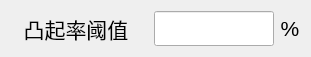
  <widget class="QWidget" name="layoutWidget_11">
   <property name="geometry">
    <rect>
     <x>70</x>
     <y>630</y>
     <width>297</width>
     <height>37</height>
    </rect>
   </property>
   <layout class="QHBoxLayout" name="horizontalLayout_11">
    <item>
     <widget class="QLabel" name="label_roiHeight_L_12">
      <property name="sizePolicy">
       <sizepolicy hsizetype="Fixed" vsizetype="Fixed">
        <horstretch>0</horstretch>
        <verstretch>0</verstretch>
       </sizepolicy>
      </property>
      <property name="minimumSize">
       <size>
        <width>130</width>
        <height>35</height>
       </size>
      </property>
      <property name="maximumSize">
       <size>
        <width>130</width>
        <height>35</height>
       </size>
      </property>
      <property name="font">
       <font>
        <pointsize>16</pointsize>
       </font>
      </property>
      <property name="text">
       <string>凸起率阈值</string>
      </property>
      <property name="alignment">
       <set>Qt::AlignCenter</set>
      </property>
     </widget>
    </item>
    <item>
     <spacer name="horizontalSpacer_18">
      <property name="orientation">
       <enum>Qt::Horizontal</enum>
      </property>
      <property name="sizeType">
       <enum>QSizePolicy::Fixed</enum>
      </property>
      <property name="sizeHint" stdset="0">
       <size>
        <width>7</width>
        <height>20</height>
       </size>
      </property>
     </spacer>
    </item>
    <item>
     <widget class="QLineEdit" name="lineEdit_convexRateThresh">
      <property name="sizePolicy">
       <sizepolicy hsizetype="Fixed" vsizetype="Fixed">
        <horstretch>0</horstretch>
        <verstretch>0</verstretch>
       </sizepolicy>
      </property>
      <property name="minimumSize">
       <size>
        <width>120</width>
        <height>35</height>
       </size>
      </property>
      <property name="maximumSize">
       <size>
        <width>110</width>
        <height>35</height>
       </size>
      </property>
      <property name="font">
       <font>
        <pointsize>16</pointsize>
       </font>
      </property>
      <property name="alignment">
       <set>Qt::AlignCenter</set>
      </property>
     </widget>
    </item>
    <item>
     <widget class="QLabel" name="label_roiHeight_L_13">
      <property name="sizePolicy">
       <sizepolicy hsizetype="Fixed" vsizetype="Fixed">
        <horstretch>0</horstretch>
        <verstretch>0</verstretch>
       </sizepolicy>
      </property>
      <property name="minimumSize">
       <size>
        <width>20</width>
        <height>35</height>
       </size>
      </property>
      <property name="maximumSize">
       <size>
        <width>20</width>
        <height>35</height>
       </size>
      </property>
      <property name="font">
       <font>
        <pointsize>16</pointsize>
       </font>
      </property>
      <property name="text">
       <string>%</string>
      </property>
      <property name="alignment">
       <set>Qt::AlignCenter</set>
      </property>
     </widget>
    </item>
   </layout>
  </widget>
